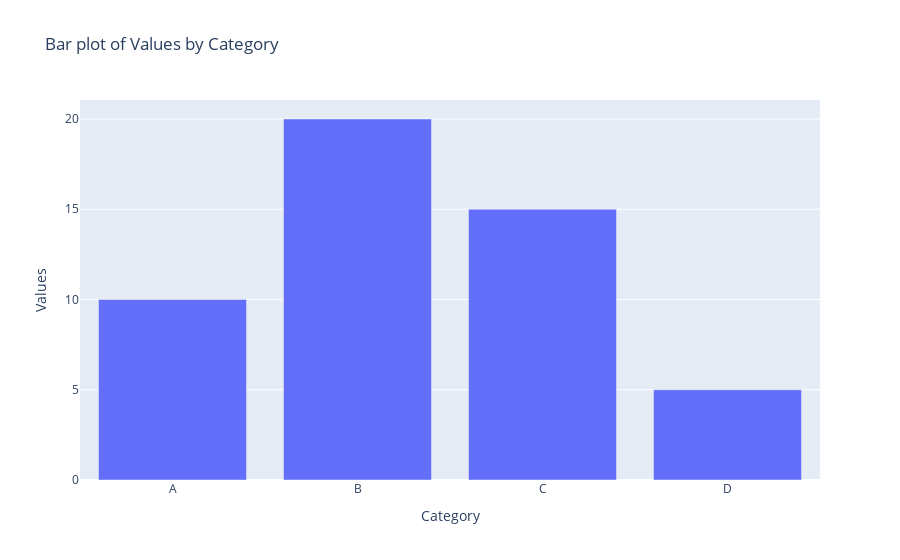

Write notebook code for a chart like this one.
### Markdown cell above
## bar

### Code cell
import plotly.express as px

fig = px.bar(df2, x='Category', y='Values', title='Bar plot of Values by Category')
fig.show()

### Figure 1 — Plotly figure (JSON) as saved in the notebook; plotly's stock layout.template omitted (floating-point values rounded to 4 significant figures)
{"data": [{"alignmentgroup": "True", "hovertemplate": "Category=%{x}<br>Values=%{y}<extra></extra>", "legendgroup": "", "marker": {"color": "#636efa", "pattern": {"shape": ""}}, "name": "", "offsetgroup": "", "orientation": "v", "showlegend": false, "textposition": "auto", "type": "bar", "x": ["A", "B", "C", "D"], "xaxis": "x", "y": [10, 20, 15, 5], "yaxis": "y"}], "layout": {"barmode": "relative", "legend": {"tracegroupgap": 0}, "title": {"text": "Bar plot of Values by Category"}, "xaxis": {"anchor": "y", "domain": [0, 1], "title": {"text": "Category"}}, "yaxis": {"anchor": "x", "domain": [0, 1], "title": {"text": "Values"}}}}
